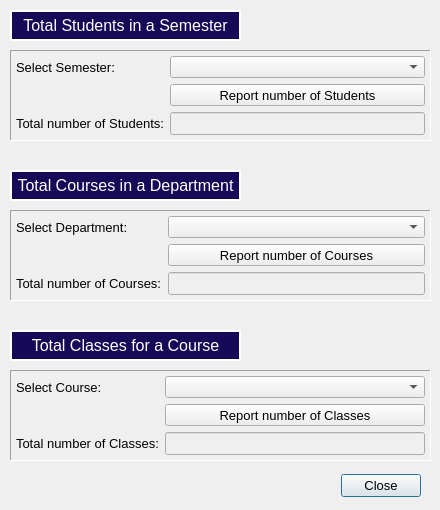
<?xml version="1.0" encoding="UTF-8"?>
<ui version="4.0">
 <class>ReportsDialog</class>
 <widget class="QDialog" name="ReportsDialog">
  <property name="geometry">
   <rect>
    <x>0</x>
    <y>0</y>
    <width>440</width>
    <height>510</height>
   </rect>
  </property>
  <property name="windowTitle">
   <string>Reports</string>
  </property>
  <widget class="QDialogButtonBox" name="btnClose">
   <property name="geometry">
    <rect>
     <x>10</x>
     <y>470</y>
     <width>411</width>
     <height>31</height>
    </rect>
   </property>
   <property name="font">
    <font>
     <family>Arial</family>
     <pointsize>10</pointsize>
     <underline>false</underline>
     <strikeout>false</strikeout>
     <kerning>true</kerning>
    </font>
   </property>
   <property name="orientation">
    <enum>Qt::Horizontal</enum>
   </property>
   <property name="standardButtons">
    <set>QDialogButtonBox::Close</set>
   </property>
  </widget>
  <widget class="QFrame" name="frame">
   <property name="geometry">
    <rect>
     <x>10</x>
     <y>50</y>
     <width>421</width>
     <height>91</height>
    </rect>
   </property>
   <property name="frameShape">
    <enum>QFrame::Panel</enum>
   </property>
   <property name="frameShadow">
    <enum>QFrame::Sunken</enum>
   </property>
   <property name="lineWidth">
    <number>1</number>
   </property>
   <widget class="QWidget" name="formLayoutWidget">
    <property name="geometry">
     <rect>
      <x>0</x>
      <y>0</y>
      <width>421</width>
      <height>91</height>
     </rect>
    </property>
    <layout class="QFormLayout" name="formLayout">
     <property name="leftMargin">
      <number>6</number>
     </property>
     <property name="topMargin">
      <number>6</number>
     </property>
     <property name="rightMargin">
      <number>6</number>
     </property>
     <property name="bottomMargin">
      <number>6</number>
     </property>
     <item row="0" column="0">
      <widget class="QLabel" name="lblSelectSemester">
       <property name="font">
        <font>
         <family>Arial</family>
         <pointsize>10</pointsize>
        </font>
       </property>
       <property name="text">
        <string>Select Semester:</string>
       </property>
      </widget>
     </item>
     <item row="0" column="1">
      <widget class="QComboBox" name="cmbSelectSemester">
       <property name="font">
        <font>
         <family>Arial</family>
         <pointsize>10</pointsize>
        </font>
       </property>
      </widget>
     </item>
     <item row="2" column="0">
      <widget class="QLabel" name="lblNumberOfStudents">
       <property name="font">
        <font>
         <family>Arial</family>
         <pointsize>10</pointsize>
        </font>
       </property>
       <property name="text">
        <string>Total number of Students:</string>
       </property>
      </widget>
     </item>
     <item row="2" column="1">
      <widget class="QLineEdit" name="txtNumberOfStudents">
       <property name="enabled">
        <bool>false</bool>
       </property>
       <property name="font">
        <font>
         <family>Arial</family>
         <pointsize>10</pointsize>
        </font>
       </property>
      </widget>
     </item>
     <item row="1" column="1">
      <widget class="QPushButton" name="btnReportStudents">
       <property name="sizePolicy">
        <sizepolicy hsizetype="Minimum" vsizetype="Fixed">
         <horstretch>0</horstretch>
         <verstretch>0</verstretch>
        </sizepolicy>
       </property>
       <property name="font">
        <font>
         <family>Arial</family>
         <pointsize>10</pointsize>
        </font>
       </property>
       <property name="text">
        <string>Report number of Students</string>
       </property>
      </widget>
     </item>
    </layout>
   </widget>
  </widget>
  <widget class="QLabel" name="lblTitle1">
   <property name="geometry">
    <rect>
     <x>10</x>
     <y>10</y>
     <width>231</width>
     <height>31</height>
    </rect>
   </property>
   <property name="font">
    <font>
     <family>Arial</family>
     <pointsize>12</pointsize>
     <weight>50</weight>
     <bold>false</bold>
    </font>
   </property>
   <property name="acceptDrops">
    <bool>false</bool>
   </property>
   <property name="layoutDirection">
    <enum>Qt::LeftToRight</enum>
   </property>
   <property name="autoFillBackground">
    <bool>false</bool>
   </property>
   <property name="styleSheet">
    <string notr="true">background-color: rgb(22, 9, 88);
color: rgb(255, 255, 255);</string>
   </property>
   <property name="frameShape">
    <enum>QFrame::Box</enum>
   </property>
   <property name="frameShadow">
    <enum>QFrame::Plain</enum>
   </property>
   <property name="lineWidth">
    <number>2</number>
   </property>
   <property name="text">
    <string>Total Students in a Semester</string>
   </property>
   <property name="alignment">
    <set>Qt::AlignCenter</set>
   </property>
   <property name="wordWrap">
    <bool>true</bool>
   </property>
  </widget>
  <widget class="QLabel" name="lblTitle2">
   <property name="geometry">
    <rect>
     <x>10</x>
     <y>170</y>
     <width>231</width>
     <height>31</height>
    </rect>
   </property>
   <property name="font">
    <font>
     <family>Arial</family>
     <pointsize>12</pointsize>
     <weight>50</weight>
     <bold>false</bold>
    </font>
   </property>
   <property name="acceptDrops">
    <bool>false</bool>
   </property>
   <property name="layoutDirection">
    <enum>Qt::LeftToRight</enum>
   </property>
   <property name="autoFillBackground">
    <bool>false</bool>
   </property>
   <property name="styleSheet">
    <string notr="true">background-color: rgb(22, 9, 88);
color: rgb(255, 255, 255);</string>
   </property>
   <property name="frameShape">
    <enum>QFrame::Box</enum>
   </property>
   <property name="frameShadow">
    <enum>QFrame::Plain</enum>
   </property>
   <property name="lineWidth">
    <number>2</number>
   </property>
   <property name="text">
    <string>Total Courses in a Department</string>
   </property>
   <property name="alignment">
    <set>Qt::AlignCenter</set>
   </property>
   <property name="wordWrap">
    <bool>true</bool>
   </property>
  </widget>
  <widget class="QLabel" name="lblTitle_3">
   <property name="geometry">
    <rect>
     <x>10</x>
     <y>330</y>
     <width>231</width>
     <height>31</height>
    </rect>
   </property>
   <property name="font">
    <font>
     <family>Arial</family>
     <pointsize>12</pointsize>
     <weight>50</weight>
     <bold>false</bold>
    </font>
   </property>
   <property name="acceptDrops">
    <bool>false</bool>
   </property>
   <property name="layoutDirection">
    <enum>Qt::LeftToRight</enum>
   </property>
   <property name="autoFillBackground">
    <bool>false</bool>
   </property>
   <property name="styleSheet">
    <string notr="true">background-color: rgb(22, 9, 88);
color: rgb(255, 255, 255);</string>
   </property>
   <property name="frameShape">
    <enum>QFrame::Box</enum>
   </property>
   <property name="frameShadow">
    <enum>QFrame::Plain</enum>
   </property>
   <property name="lineWidth">
    <number>2</number>
   </property>
   <property name="text">
    <string>Total Classes for a Course</string>
   </property>
   <property name="alignment">
    <set>Qt::AlignCenter</set>
   </property>
   <property name="wordWrap">
    <bool>true</bool>
   </property>
  </widget>
  <widget class="QFrame" name="frame_2">
   <property name="geometry">
    <rect>
     <x>10</x>
     <y>210</y>
     <width>421</width>
     <height>91</height>
    </rect>
   </property>
   <property name="frameShape">
    <enum>QFrame::Panel</enum>
   </property>
   <property name="frameShadow">
    <enum>QFrame::Sunken</enum>
   </property>
   <property name="lineWidth">
    <number>1</number>
   </property>
   <widget class="QWidget" name="formLayoutWidget_2">
    <property name="geometry">
     <rect>
      <x>0</x>
      <y>0</y>
      <width>421</width>
      <height>91</height>
     </rect>
    </property>
    <layout class="QFormLayout" name="formLayout_2">
     <property name="leftMargin">
      <number>6</number>
     </property>
     <property name="topMargin">
      <number>6</number>
     </property>
     <property name="rightMargin">
      <number>6</number>
     </property>
     <property name="bottomMargin">
      <number>6</number>
     </property>
     <item row="0" column="0">
      <widget class="QLabel" name="lblSelectDepartment">
       <property name="font">
        <font>
         <family>Arial</family>
         <pointsize>10</pointsize>
        </font>
       </property>
       <property name="text">
        <string>Select Department:</string>
       </property>
      </widget>
     </item>
     <item row="0" column="1">
      <widget class="QComboBox" name="cmbSelectDepartment">
       <property name="font">
        <font>
         <family>Arial</family>
         <pointsize>10</pointsize>
        </font>
       </property>
      </widget>
     </item>
     <item row="2" column="0">
      <widget class="QLabel" name="lblNumberOfCourses">
       <property name="font">
        <font>
         <family>Arial</family>
         <pointsize>10</pointsize>
        </font>
       </property>
       <property name="text">
        <string>Total number of Courses:</string>
       </property>
      </widget>
     </item>
     <item row="2" column="1">
      <widget class="QLineEdit" name="txtNumberOfCourses">
       <property name="enabled">
        <bool>false</bool>
       </property>
       <property name="font">
        <font>
         <family>Arial</family>
         <pointsize>10</pointsize>
        </font>
       </property>
      </widget>
     </item>
     <item row="1" column="1">
      <widget class="QPushButton" name="btnReportCourses">
       <property name="sizePolicy">
        <sizepolicy hsizetype="Minimum" vsizetype="Fixed">
         <horstretch>0</horstretch>
         <verstretch>0</verstretch>
        </sizepolicy>
       </property>
       <property name="font">
        <font>
         <family>Arial</family>
         <pointsize>10</pointsize>
        </font>
       </property>
       <property name="text">
        <string>Report number of Courses</string>
       </property>
      </widget>
     </item>
    </layout>
   </widget>
  </widget>
  <widget class="QFrame" name="frame_3">
   <property name="geometry">
    <rect>
     <x>10</x>
     <y>370</y>
     <width>421</width>
     <height>91</height>
    </rect>
   </property>
   <property name="frameShape">
    <enum>QFrame::Panel</enum>
   </property>
   <property name="frameShadow">
    <enum>QFrame::Sunken</enum>
   </property>
   <property name="lineWidth">
    <number>1</number>
   </property>
   <widget class="QWidget" name="formLayoutWidget_3">
    <property name="geometry">
     <rect>
      <x>0</x>
      <y>0</y>
      <width>421</width>
      <height>91</height>
     </rect>
    </property>
    <layout class="QFormLayout" name="formLayout_3">
     <property name="leftMargin">
      <number>6</number>
     </property>
     <property name="topMargin">
      <number>6</number>
     </property>
     <property name="rightMargin">
      <number>6</number>
     </property>
     <property name="bottomMargin">
      <number>6</number>
     </property>
     <item row="0" column="0">
      <widget class="QLabel" name="lblSelectCourse">
       <property name="font">
        <font>
         <family>Arial</family>
         <pointsize>10</pointsize>
        </font>
       </property>
       <property name="text">
        <string>Select Course:</string>
       </property>
      </widget>
     </item>
     <item row="0" column="1">
      <widget class="QComboBox" name="cmbSelectCourse">
       <property name="font">
        <font>
         <family>Arial</family>
         <pointsize>10</pointsize>
        </font>
       </property>
      </widget>
     </item>
     <item row="2" column="0">
      <widget class="QLabel" name="lblNumberOfClasses">
       <property name="font">
        <font>
         <family>Arial</family>
         <pointsize>10</pointsize>
        </font>
       </property>
       <property name="text">
        <string>Total number of Classes:</string>
       </property>
      </widget>
     </item>
     <item row="2" column="1">
      <widget class="QLineEdit" name="txtNumberOfClasses">
       <property name="enabled">
        <bool>false</bool>
       </property>
       <property name="font">
        <font>
         <family>Arial</family>
         <pointsize>10</pointsize>
        </font>
       </property>
      </widget>
     </item>
     <item row="1" column="1">
      <widget class="QPushButton" name="btnReportClasses">
       <property name="sizePolicy">
        <sizepolicy hsizetype="Minimum" vsizetype="Fixed">
         <horstretch>0</horstretch>
         <verstretch>0</verstretch>
        </sizepolicy>
       </property>
       <property name="font">
        <font>
         <family>Arial</family>
         <pointsize>10</pointsize>
        </font>
       </property>
       <property name="text">
        <string>Report number of Classes</string>
       </property>
      </widget>
     </item>
    </layout>
   </widget>
  </widget>
  <zorder>frame</zorder>
  <zorder>btnClose</zorder>
  <zorder>lblTitle1</zorder>
  <zorder>lblTitle2</zorder>
  <zorder>lblTitle_3</zorder>
  <zorder>frame_2</zorder>
  <zorder>frame_3</zorder>
 </widget>
 <resources/>
 <connections>
  <connection>
   <sender>btnClose</sender>
   <signal>accepted()</signal>
   <receiver>ReportsDialog</receiver>
   <slot>accept()</slot>
   <hints>
    <hint type="sourcelabel">
     <x>248</x>
     <y>254</y>
    </hint>
    <hint type="destinationlabel">
     <x>157</x>
     <y>274</y>
    </hint>
   </hints>
  </connection>
  <connection>
   <sender>btnClose</sender>
   <signal>rejected()</signal>
   <receiver>ReportsDialog</receiver>
   <slot>reject()</slot>
   <hints>
    <hint type="sourcelabel">
     <x>316</x>
     <y>260</y>
    </hint>
    <hint type="destinationlabel">
     <x>286</x>
     <y>274</y>
    </hint>
   </hints>
  </connection>
 </connections>
</ui>
